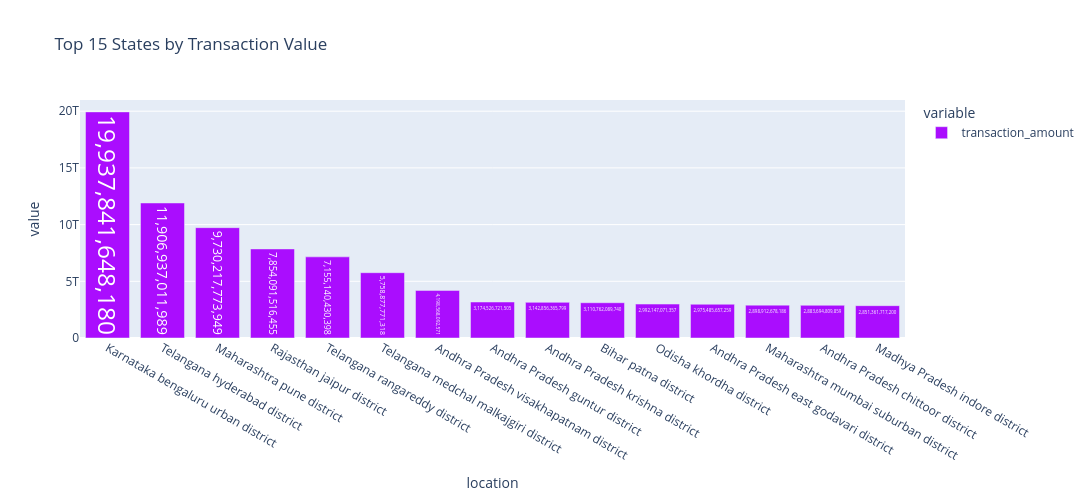

Notebook code for this chart:
### Markdown cell above
#### Chart - 2 -Transaction Analysis Across States and Districts

### Code cell
trans_s_d=df_map_trans.groupby(['state','district']).agg({'transaction_count':'sum','transaction_amount':'sum'})
df_state=trans_s_d.sort_values(by='transaction_amount',ascending=False).reset_index()
df_state['location']=df_state['state']+' '+df_state['district']
fig = px.bar(df_state.head(15), x='location', y=['transaction_amount'], title="Top 15 States by Transaction Value",
                 labels={'transaction_amount': 'Transaction Value (₹)', 'transaction_count': 'Transaction Count', 'state': 'State'},color_discrete_sequence=px.colors.qualitative.Alphabet)
fig.update_layout(xaxis=dict(tickmode='linear', dtick=1),width=1400,height=500)
fig.update_traces(texttemplate='%{y:,.0f}', textposition='auto',textfont_size=40)
fig.show()
print('-'*80)
print('Top 5 states by transaction amount:')
print('-'*80)
print(df_state[['location','transaction_amount']].head(5))
print('-'*80)
print('last 5 states by transaction amount')
print('_'*80)
print(df_state[['location','transaction_amount']].tail(5))
print('-'*80)

### Figure 1 — Plotly figure (JSON) as saved in the notebook; plotly's stock layout.template omitted (floating-point values rounded to 4 significant figures)
{"data": [{"alignmentgroup": "True", "hovertemplate": "variable=transaction_amount<br>location=%{x}<br>value=%{y}<extra></extra>", "legendgroup": "transaction_amount", "marker": {"color": "#AA0DFE", "pattern": {"shape": ""}}, "name": "transaction_amount", "offsetgroup": "transaction_amount", "orientation": "v", "showlegend": true, "textfont": {"size": 40}, "textposition": "auto", "texttemplate": "%{y:,.0f}", "type": "bar", "x": ["Karnataka bengaluru urban district", "Telangana hyderabad district", "Maharashtra pune district", "Rajasthan jaipur district", "Telangana rangareddy district", "Telangana medchal malkajgiri district", "Andhra Pradesh visakhapatnam district", "Andhra Pradesh guntur district", "Andhra Pradesh krishna district", "Bihar patna district", "Odisha khordha district", "Andhra Pradesh east godavari district", "Maharashtra mumbai suburban district", "Andhra Pradesh chittoor district", "Madhya Pradesh indore district"], "xaxis": "x", "y": [19937841648180, 11906937011989, 9730217773949, 7854091516455, 7155140430398, 5758877771318, 4198568092571, 3174526721505, 3142856365799, 3110762089740, 2992147071357, 2975485657259, 2898912678186, 2883694809859, 2851361717200], "yaxis": "y"}], "layout": {"barmode": "relative", "height": 500, "legend": {"title": {"text": "variable"}, "tracegroupgap": 0}, "title": {"text": "Top 15 States by Transaction Value"}, "width": 1400, "xaxis": {"anchor": "y", "domain": [0, 1], "dtick": 1, "tickmode": "linear", "title": {"text": "location"}}, "yaxis": {"anchor": "x", "domain": [0, 1], "title": {"text": "value"}}}}
